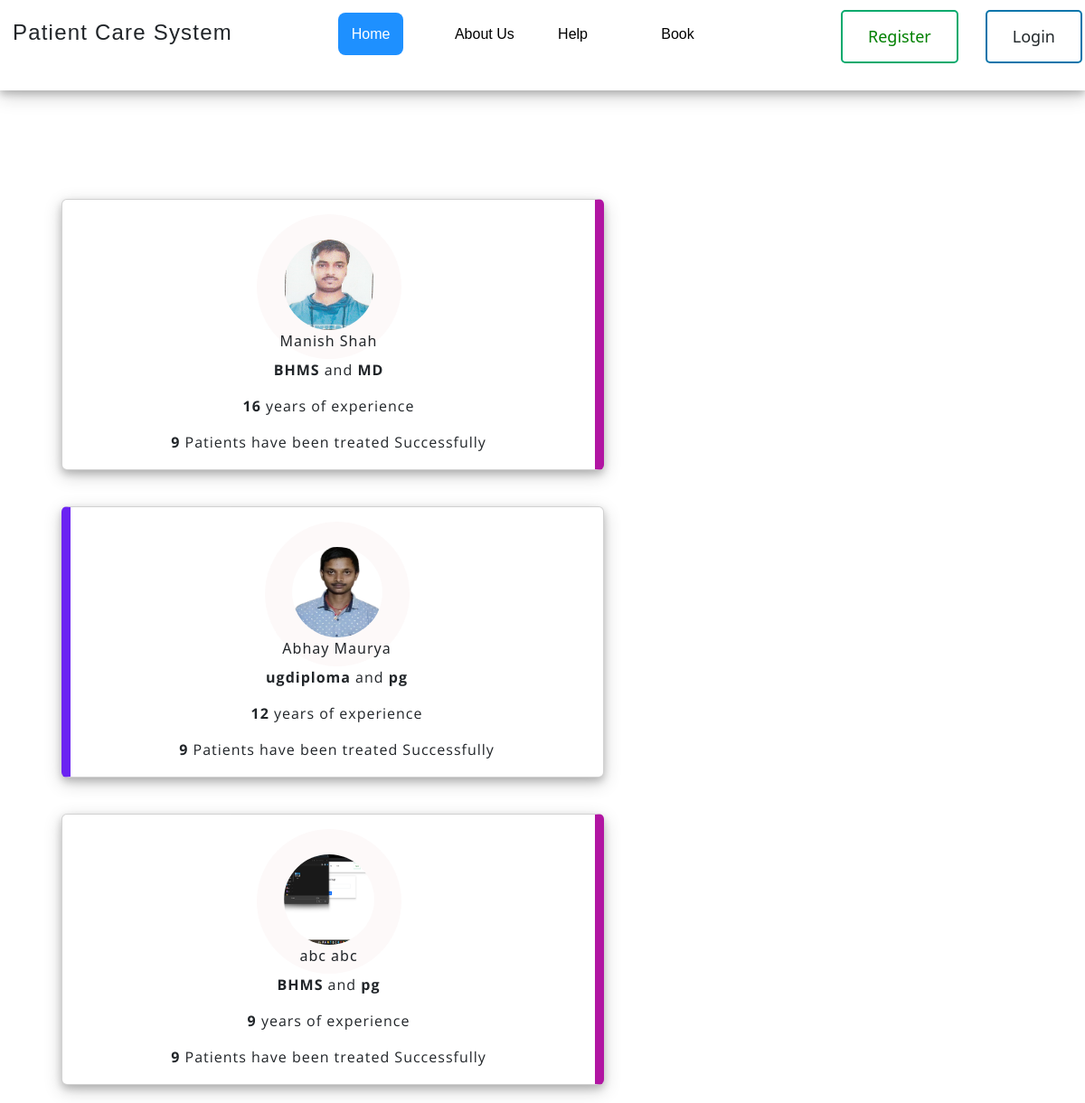
Page /about.php on the committed database.
### tables this page shows
CREATE TABLE `doctorpersonaldetail` (
  `Doc_id` int(10) NOT NULL,
  `Doc_name` varchar(35) NOT NULL,
  `Doc_gen` varchar(15) NOT NULL,
  `Doc_email` varchar(50) NOT NULL,
  `Doc_contact` bigint(12) NOT NULL,
  `Doc_dob` date NOT NULL,
  `Doc_age` int(5) NOT NULL
);

CREATE TABLE `doctimage` (
  `Doc_id` int(5) NOT NULL,
  `doct_image` varchar(255) NOT NULL
);

CREATE TABLE `doctorqual` (
  `qual_id` int(10) NOT NULL,
  `qualification` varchar(25) NOT NULL,
  `ug_deg` varchar(50) NOT NULL,
  `pg_deg` varchar(50) NOT NULL,
  `ug_coll_name` varchar(60) NOT NULL,
  `pg_coll_name` varchar(60) NOT NULL,
  `practice_start_year` int(6) NOT NULL,
  `Doc_id` int(10) DEFAULT NULL
);

### about.php (the view, shortened to what this page needs)
<?php
include("conn.php");
$sel = "SELECT * FROM `patientinfo` ";
$query = mysqli_query($conn,$sel);
$row = mysqli_num_rows($query);
?>
<table>
<!DOCTYPE html>
<html lang="en">
<head>
    <link href="https://cdn.jsdelivr.net/npm/bootstrap@5.2.3/dist/css/bootstrap.min.css" rel="stylesheet">
    <link rel="stylesheet" href="https://cdnjs.cloudflare.com/ajax/libs/font-awesome/4.7.0/css/font-awesome.min.css">
<link rel="stylesheet" href="css/navbar.css">
</head>
<body>
    <?php include("navbar.php"); ?>
    <div class="row">
        <?php
        $selp = "SELECT doctorpersonaldetail.Doc_name , doctorpersonaldetail.Doc_age ,doctorqual.ug_deg,
         doctorqual.pg_deg,doctorqual.practice_start_year, doctimage.doct_image from doctorpersonaldetail INNER join doctorqual
        on doctorpersonaldetail.Doc_id = doctorqual.Doc_id INNER JOIN doctimage on doctorpersonaldetail.Doc_id = doctimage.Doc_id;";
       $qp = mysqli_query($conn,$selp);
       $row_p = mysqli_num_rows($qp);
       if($row_p > 0){
       while($res_p = mysqli_fetch_assoc($qp)){
        $date = date("Y");
$x = $date;
$prac = $res_p['practice_start_year'];
$exp = $x - $prac;
            echo "<div class='card'>
            <div class='profile'>
                <div class='pd'>
                    <img src='$res_p[doct_image]' width='100px' height='100px'>
                    <p>$res_p[Doc_name]</p>
                </div>
                <div class='od'>
                <p> <strong>$res_p[ug_deg]</strong> and   <strong>$res_p[pg_deg]</strong></p>
                    <p><strong>$exp </strong> years of experience</p>
                    <p><strong>$row</strong> Patients have been treated Successfully</p>
                </div>
            </div>
        </div>";
        }
    }
    ?>
</div>
</body>
</html>

### about.php (style rules this page uses)
.card { width: 600px; height: 300px; border: 2px soild grey; margin:20px 80px; padding: 16px; box-shadow: 0 4px 8px 0 rgba(0, 0, 0, 0.2), 0 6px 20px 0 rgba(0, 0, 0, 0.19); }
.card:nth-child(odd) { border-right: 10px solid rgb(177, 21, 162); }
.card:nth-child(even) { border-left: 10px solid rgb(107, 35, 242); }
.profile { position: relative; width: 100%; margin: auto; }
.pd { width: 160px; height: 160px; margin: auto; padding: 28px 8px; background-color: rgb(253, 249, 249); text-align: center; border-radius: 50%; }
.pd img { border-radius: 50%; }
.od { font-family: 'Open Sans', sans-serif; text-align: center; }
p { letter-spacing: 1.0px; font-size: 16px; }
.row { margin-top: 100px; }

### rows in the picture
doctorpersonaldetail: doctimage.doct_image (picture), Doc_name "Manish Shah", doctorqual.ug_deg "BHMS", doctorqual.pg_deg "MD", doctorqual.practice_start_year "16"
doctorpersonaldetail: doctimage.doct_image (picture), Doc_name "Abhay Maurya", doctorqual.ug_deg "ugdiploma", doctorqual.pg_deg "pg", doctorqual.practice_start_year "12"
doctorpersonaldetail: doctimage.doct_image (picture), Doc_name "abc abc", doctorqual.ug_deg "BHMS", doctorqual.pg_deg "pg", doctorqual.practice_start_year "9"
